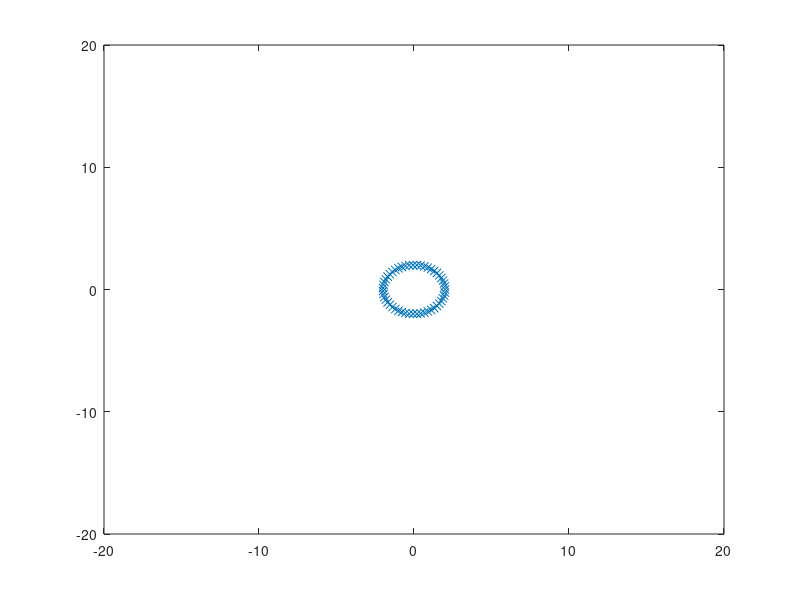

This figure's MATLAB source: (Note: this script raises an error after producing the figure.)
function error = surfaceTensionTest2(vertices)

format long
% if there are no vertices input we just use test points
if nargin < 1
    vertices = 51;
end

% these points are an ellipse
points = zeros(vertices,2);
angles = zeros(vertices,1);

a = 2;
b = 2;

index = 0;
while index < vertices
    theta = 0 + (2*pi*index)/vertices;
    points(index+1,1) = a*cos(theta);
    points(index+1,2) = b*sin(theta);
    angles(index+1) = theta;
    index = index + 1;
end

% for spout
%points(18,:) = 1.5*points(18,:);

newPoints = points;

% plot the starting position of the points
idx = 1; %idx is the index of the current image in our future tiff file

fig = figure;
plot(points(:,1),points(:,2),'x');
xlim([-20,20]);ylim([-20,20]);

frame = getframe(fig);
im{idx} = frame2im(frame);
idx = idx + 1;
%close(fig)

% we will run the algorithm for so many time steps and show the output
time = 0;
maxTime = 0.1; % 0.3
dt = 0.01;

% store the error here, this is only calculated properly if we're only
% doing one time step otherwise it's not very meaningful
error = 0;
count = 0;

disp('starting loop')

% here we store the flows at each vertex and the amount moved in the normal
% direction
uns = zeros(vertices,1);
flows = zeros(vertices,2);

%while time < maxTime
while count < 1
    count = count + 1;
    
    errors = zeros(1,size(points,1));
    
    % to get the tangents and normals at each point, we fit a spline to the
    % polygon which can be differentiated to give us these
    % we have to add the beginning of points to the end to give the
    % impression of a complete polygon as we don't store the repeated point
    
    points2 = [points;points(1,:)];
    [normals,~,splineX,splineY,totalDistAround] = findTangentSpline(points2,1);
    
    % matlab doesn't seem to like having the singularity at the end of
    % our interval, which is the opposite to what I expected
    % so for ii=1 rearrange our points and re-find the spline so that
    % it's not at the end
    
    % the spline fit is bad at the ends of the interval, so for points near
    % the beginning/end of the polygon vertex list we actually use an
    % alternative spline, spline2 which begins halfway around the polygon
    % but otherwise uses the same set of points. Spline2 estimates points
    % near the middle of the polygon vertex list poorly, but should be good
    % at the end points.
    
    halfway = floor(vertices/2);
    points2halfway = [points(halfway:end,:);points(1:halfway,:)];
    [normals2,~,splineX2,splineY2,totalDistAround2] = findTangentSpline(points2halfway,1);
    
    if abs(totalDistAround - totalDistAround2) > 10e-10
        warning('The distance around polygon was different in both cases.')
        disp(totalDistAround)
        disp(totalDistAround2)
    end
    
    % we plot the radius of curvature of the polygon
    % we have to re-do the spline as findTangentSpline 
    % does not return the second derivatives which are needed in the
    % formula
    
    % first get the distances apart from each other
    t = zeros(size(points2,1),1);
    for i=2:numel(t)
        t(i) = t(i-1) + findDist(points2(i,:),points2(i-1,:));
    end

    % normalise to [0,1]
    t = t./(max(t));
    
    ppvalXdiff = fnder(splineX);
    ppvalYdiff = fnder(splineY);
    ppvalXdiff2 = fnder(ppvalXdiff);
    ppvalYdiff2 = fnder(ppvalYdiff);

    xdiffs = ppval(ppvalXdiff,t);
    ydiffs = ppval(ppvalYdiff,t);
    xdiffs2 = ppval(ppvalXdiff2,t);
    ydiffs2 = ppval(ppvalYdiff2,t);
    
    R = zeros(size(points2,1),1);

    for i=1:numel(xdiffs)
        R(i) = (xdiffs(i)*ydiffs2(i)-ydiffs(i)*xdiffs2(i))/(((xdiffs(i))^2+(ydiffs(i))^2)^(3/2));
    end
    
%     figure;
%     plot(R,'linewidth',2)
%     axis tight
%     grid on
%     set(gca,'FontSize',16)
%     title('radius of curvature')
    
    % we then iterate over each point in the circle
    for ii = 1:size(points,1)
    %for ii = 1

        % find the flow strength
        % we do this by calculating the surface tension integral
        % which gives the force in the normal direction
        
        % first we deal with points where we use the second spline
        if ii < (halfway/2)
            % because we shifted the points round to get the second spline
            % the index for the new normals in normals2 is not the same as
            % the normal index but is shifted
            correctNormalIndex = size(points2halfway,1)-halfway+ii;
            un = calculateIntegral(points(ii,:),normals2(correctNormalIndex,:),splineX2,splineY2,totalDistAround,0,0);
        elseif size(points,1) - ii < (halfway/2)
            % again we have to shift the indices
            correctNormalIndex = ii - halfway + 1;
            un = calculateIntegral(points(ii,:),normals2(correctNormalIndex,:),splineX2,splineY2,totalDistAround,0,0);            
        else   
            un = calculateIntegral(points(ii,:),normals(ii,:),splineX,splineY,totalDistAround,0,0);
        end
        
        un = calculateIntegral(points(ii,:),normals(ii,:),splineX,splineY,totalDistAround,0,0);

        if ii==1
            disp('doing some checks')
            correctNormalIndex = size(points2halfway,1)-halfway+ii;
            t = linspace(0,2*pi,10000);
            integrand = calcIntegrandVectorised(t,points(ii,:),normals2(correctNormalIndex,:),splineX,splineY,1,0);
%             figure;
%             plot(t,integrand);
%             title(['integrand point (',num2str(points(ii,1)),',',num2str(points(ii,2)),')'])

        end
        
        uns(ii) = un;
        
        % this has to be applied in the direction of the outward pointing
        % normal      
        flow = -un.*normals(ii,:);
        flows(ii,:) = flow;

        % move that point by how much
        
        newPoints(ii,:) = points(ii,:) + flow*dt;
        
        errors(ii) = findDist(points(ii,:),newPoints(ii,:));
      
    end

    % the error is just un actually
    errors;
    error = mean(errors);
    
    
    points = newPoints;  
    
    if mod(count,10) == 0
    %if 1
        fig = figure;
        plot(points(:,1),points(:,2),'x');
        xlim([-20,20]);ylim([-20,20]);
        
        frame = getframe(fig);
        im{idx} = frame2im(frame);
        idx = idx + 1;
        %close(fig)
    end
    
     
    time = time + dt;
    
%     figure;
%     plot(angles,uns)
%     ylabel('un');xlabel('angle')
%     
%     figure;
%     plot(angles,errors,'x-')
%     
%     figure;
%     plot(angles,abs(cos(angles)-normals(1:end-1,1)))
%     title('x component')
%     
%     figure;
%     plot(angles,abs(sin(angles)-normals(1:end-1,2)))
%     title('y component')

end

saveLocation = 'testEllipse.tif';
imwrite(im{1},saveLocation)
for i=2:numel(im)
    imwrite(im{i},saveLocation,'WriteMode','append')
end

end

function result = calculateIntegral(r0,r0normal,splineX,splineY,totalDistAround,plotYes,normalYes)

% we will be returning un
% we want to use integral. So we need a function handle.

fun = @(t)calcIntegrandVectorised(t,r0,r0normal,splineX,splineY,plotYes,normalYes);

result = integral(fun,0,totalDistAround);

end

% this is a helpful function
function previous = prev(x,maxi)
    if x > 1
        previous = x - 1;
    else
        previous = maxi;
    end  
end

function following = next(x,maxi)
    if x < maxi
        following = x + 1;
    else
        following = 1;
    end  
end

% produces the indices of the next N numbers going in a circle
function following = nextN(x,maxi,N)
    following = zeros(1,N);
    following(1) = x;
    for i=2:N
        following(i) = next(following(i-1),maxi);
    end

end

% shuffle the numbers in the 1xm list along by N, so that result(1) =
% list(N)
function result = shuffle(list,N)
    result = nextN(N,numel(list),numel(list));
end